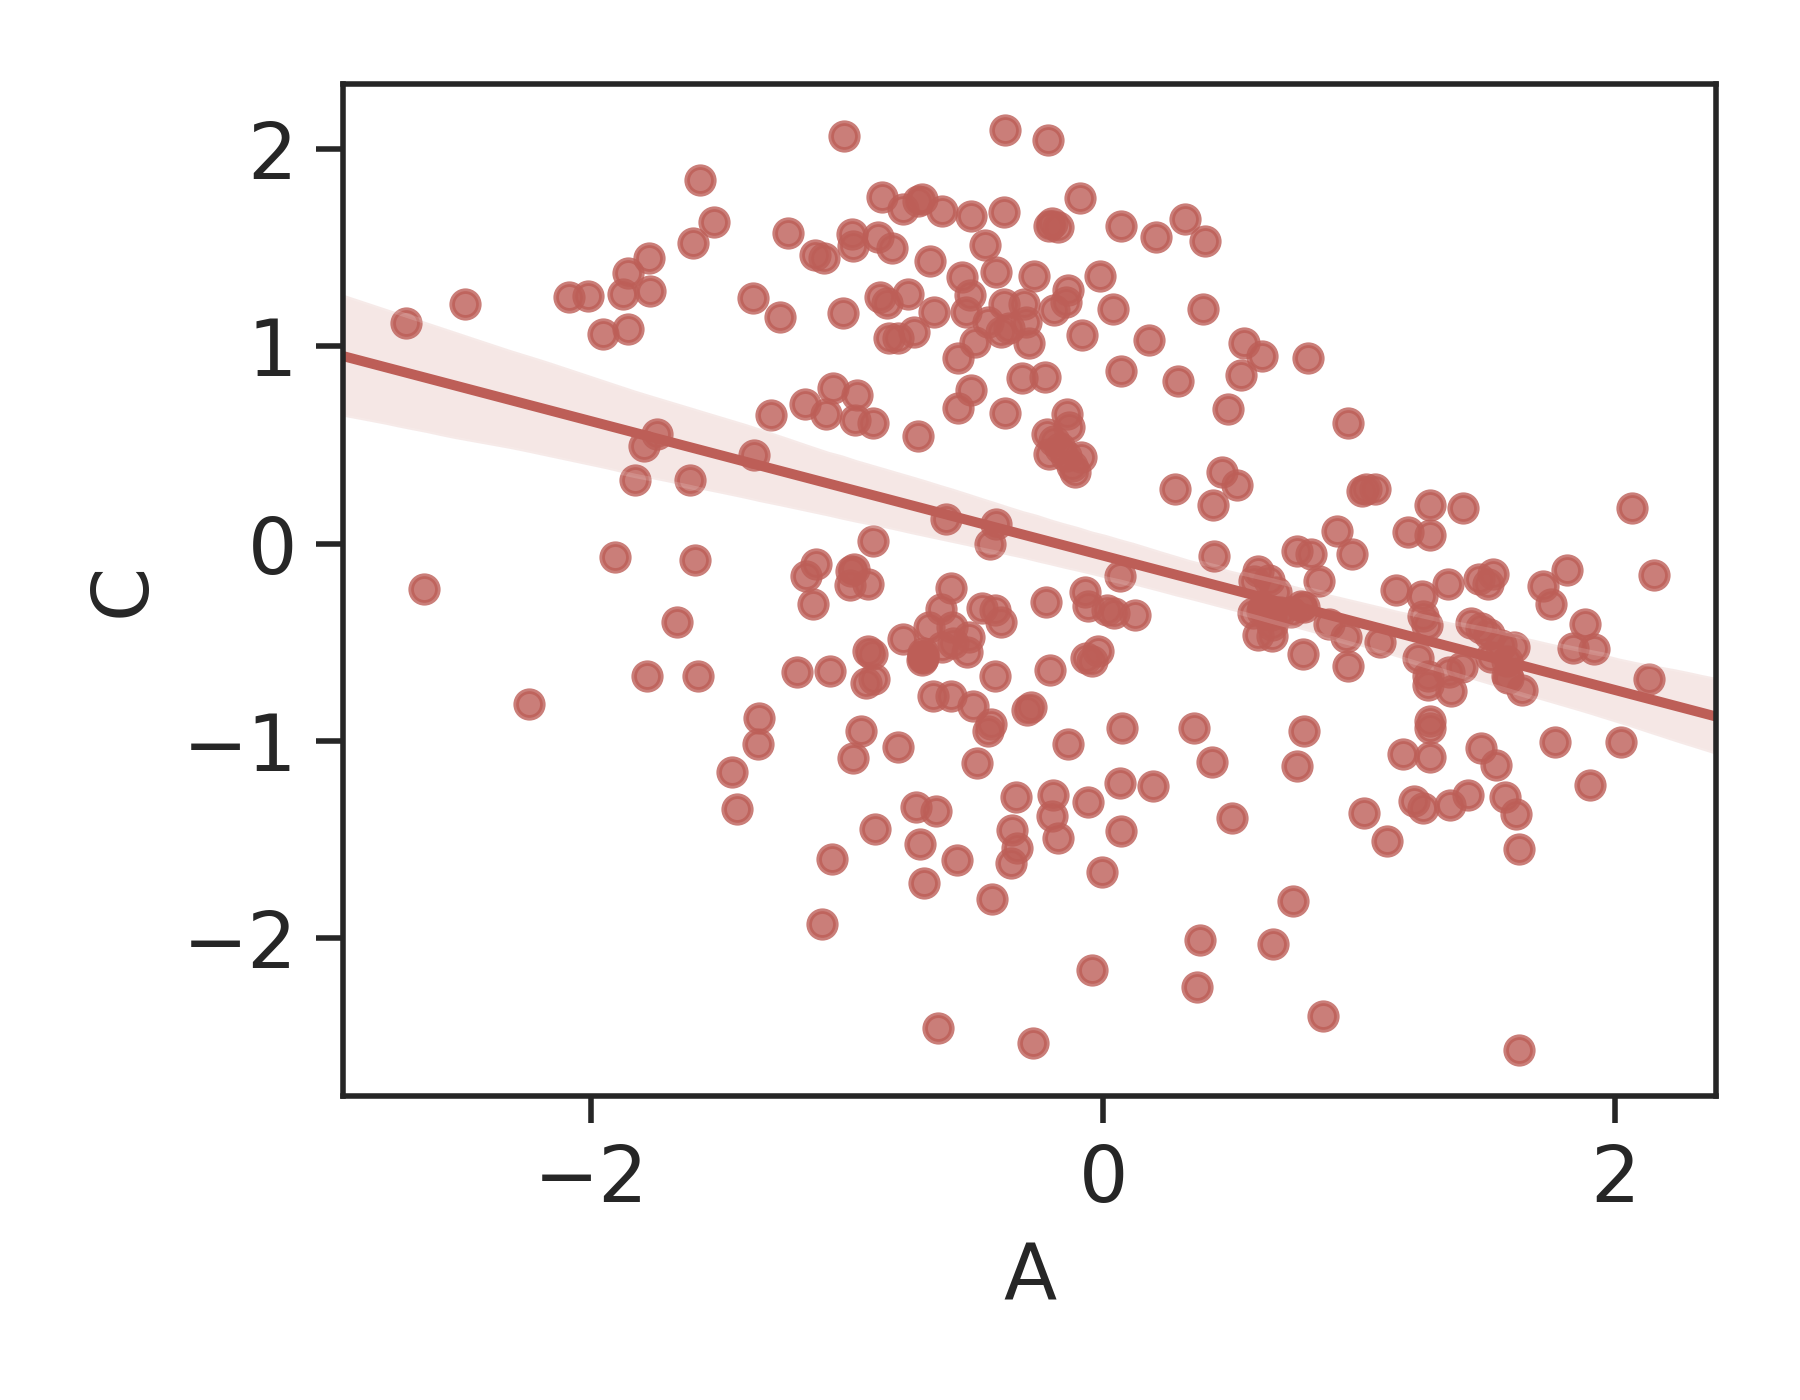

The Python source for this figure:
from matplotlib import pyplot as plt
import seaborn as sns
import pandas as pd
import numpy as np
from scipy import stats
from numpy.polynomial.polynomial import polyfit
from math import log

df = pd.read_csv("NORMtt.txt")
df = df.iloc[:300, :]

#For converting to steady states
hlli = []
for x,y,z in zip(df["A"], df["B"],df["C"]):
    if x > 0:
        xv = "1"
    else:
        xv = "0"
    if y > 0:
        yv = "1"
    else:
        yv = "0"
    if z > 0:
        zv = "1"
    else:
        zv = "0"
    hlli.append(xv+yv+zv)

#hlli = []
#for x,y in zip(df["A"], df["B"]):
#    if x > 0:
#        xv = "1"
#    else:
#        xv = "0"
#    if y > 0:
#        yv = "1"
#    else:
#        yv = "0"
#    hlli.append(xv+yv)

df["Steady States"] = hlli

print(df)

sns.set(rc={'figure.figsize':(4.5,3.5)})
sns.set_context("paper", rc={"font.weight":'bold',"legend.fontsize":14,"legend.title_fontsize":14,"font.size":14,"axes.titlesize":14,"axes.labelsize":14,"xtick.labelsize":14,"ytick.labelsize":14})
#sns.set_context("paper", rc={"legend.fontsize":14,"font.size":14,"axes.titlesize":14,"axes.labelsize":14,"xtick.labelsize":14,"ytick.labelsize":14})
sns.set_style("ticks")

#dist = list(df["A"]) + list(df["B"] + list(df["C"]))

sns.regplot(data=df, x="A", y="C", color="#bd5e57", truncate=False)
#sns.countplot(data=df, x="Steady States", order=["10","01","00","11"])
#sns.countplot(data=df, x="Steady States", order=["001","010", "100", "011","101","110","111","000"])
#plt.subplots_adjust(left=0.12, right=0.95, bottom=0.12, top=0.95, hspace=0, wspace=0)
#sns.despine()
plt.tight_layout()
plt.savefig("S1B.svg",dpi=400)
plt.savefig("S1B.png",dpi=400, pad_inches=0)
plt.show()
